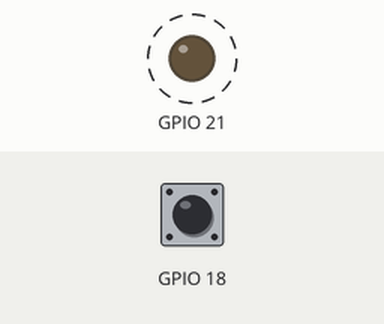
The program below on a simulated Raspberry Pi (BCM pin numbers). Parts: output pins drawn as LEDs (lit = HIGH). Dashed ring = blinking. The test bench sets the inputs (shaded band); at power-on: GPIO 18 HIGH. What the program prints to the terminal is not drawn.

Above: at 0.2 s.
Timing chart, 0 to 3.0 s (numbered marks = the images above):
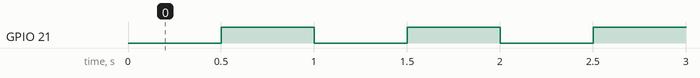

Measured:
- by itself, GPIO 21: alternates HIGH for 0.50 s and LOW for 0.50 s

The program:

dontblink.py
```python
import RPi.GPIO as GPIO
import time

# setup
GPIO.setmode(GPIO.BCM)
GPIO.setwarnings(False)
GPIO.setup(18, GPIO.IN, pull_up_down=GPIO.PUD_UP)
GPIO.setup(21,GPIO.OUT)
#message
print("Here we go! Press CTRL+C to exit")


while True:
    if GPIO.input(18):
        GPIO.output(21,False)
        time.sleep(0.5)
        GPIO.output(21,True)
        time.sleep(0.5)
    else:
        GPIO.output(21,True)
        time.sleep(0.2)
```
